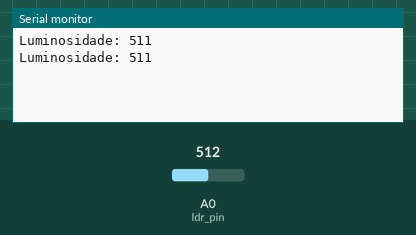
Bench run of a sketch on a simulated Arduino Uno, built with avr-gcc and run on an emulated ATmega328P. Parts: the last lines printed to the serial monitor. The test bench sets the inputs (shaded band); at power-on: A0 (ldr_pin) = 512.

Above: at 1.8 s.
1.9 s: A0 (ldr_pin) set to 716
At 2.4 s:
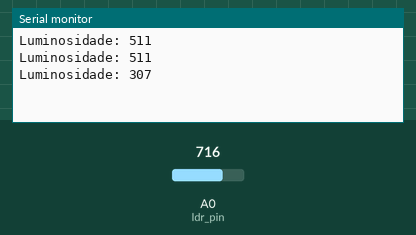
3.4 s: A0 (ldr_pin) set to 900
At 4.8 s:
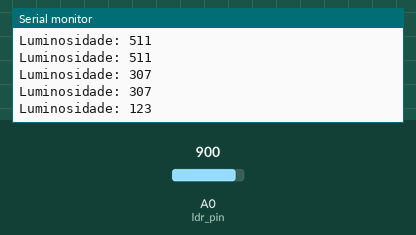
Timing chart, 0 to 6.4 s (numbered marks = the images above; inputs shaded):
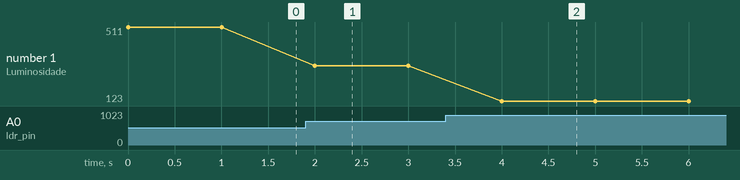

The sketch:

teste_LDR.ino
```cpp
const int ldr_pin = A0;

void setup() {

    pinMode(ldr_pin,INPUT);
    Serial.begin(9600);
}

void loop() {
   Serial.print("Luminosidade: ");
   Serial.println( 1023 - analogRead( ldr_pin )); //LDR INVERTIDO NO MODULO COMPRADO, SOH INVERTI O VALOR
   delay(1000);
}
```

Measured:
- after the input at 1.9 s, the serial monitor: prints a new line after 0.10 s (image 1)
- after the input at 3.4 s, the serial monitor: prints a new line after 0.60 s (image 2)
- plotted number 1: 511 → 307 after the input at 1.9 s, 307 → 123 after the input at 3.4 s
